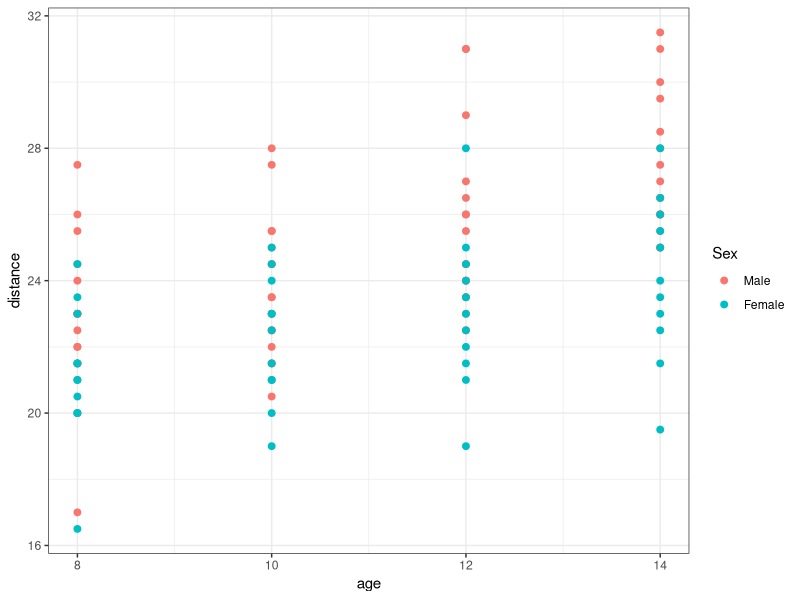
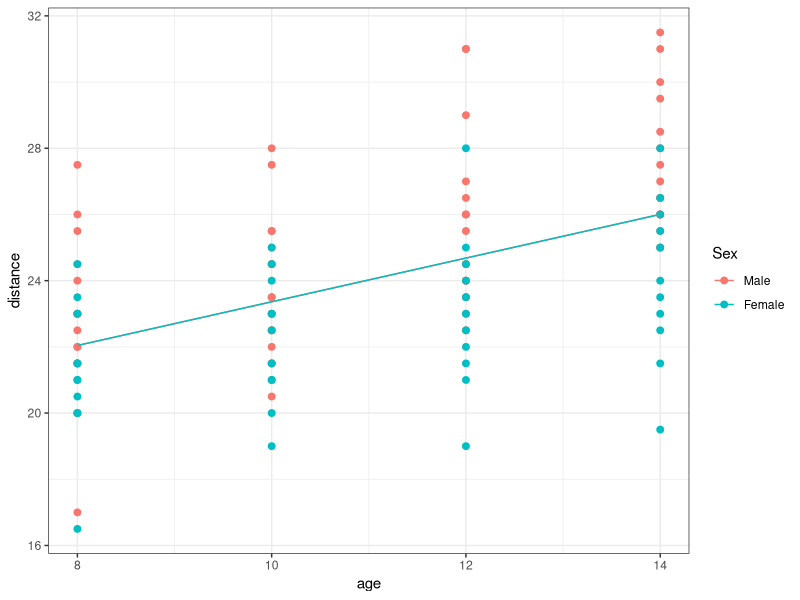
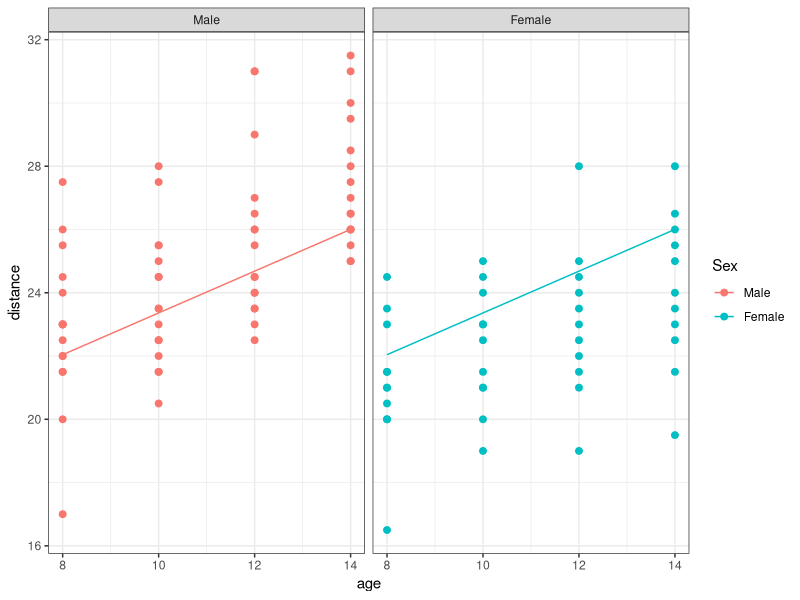
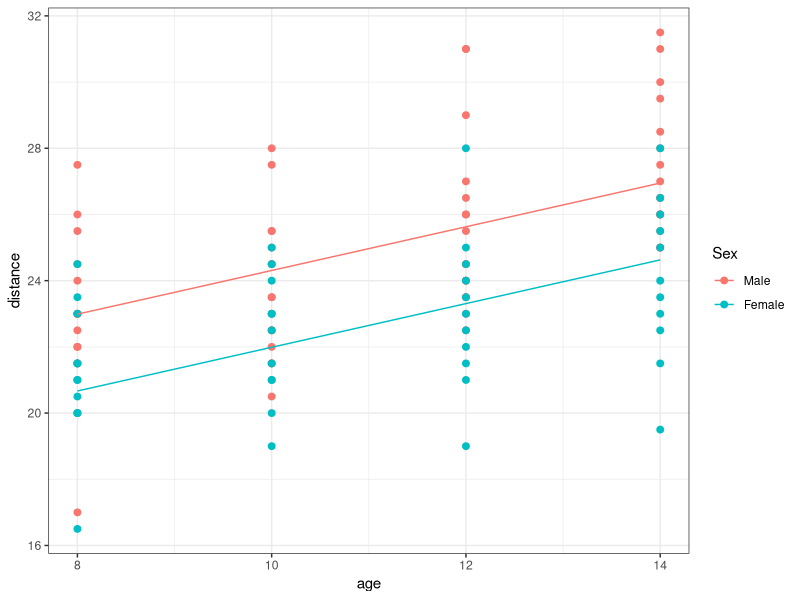
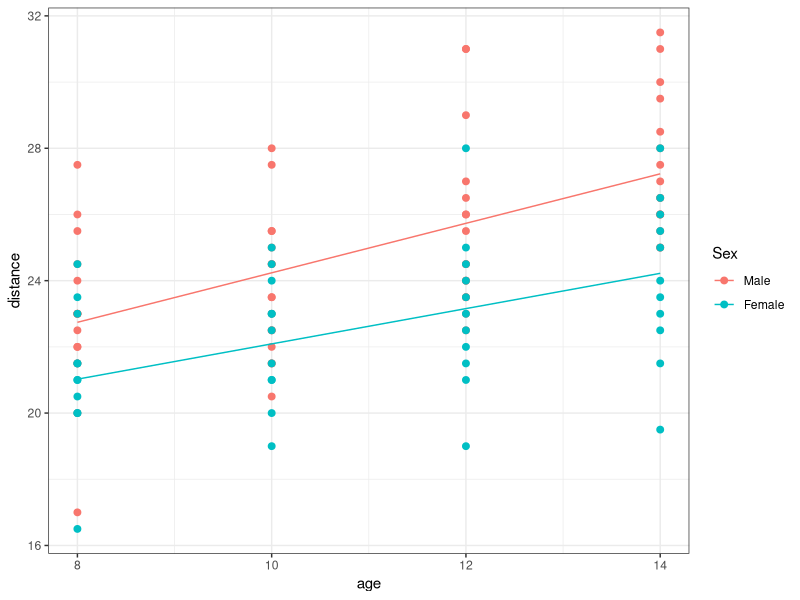
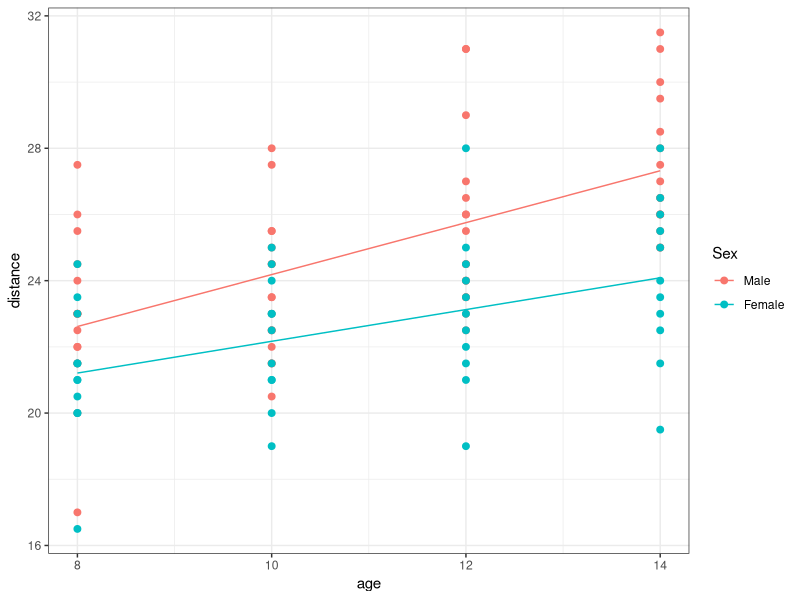
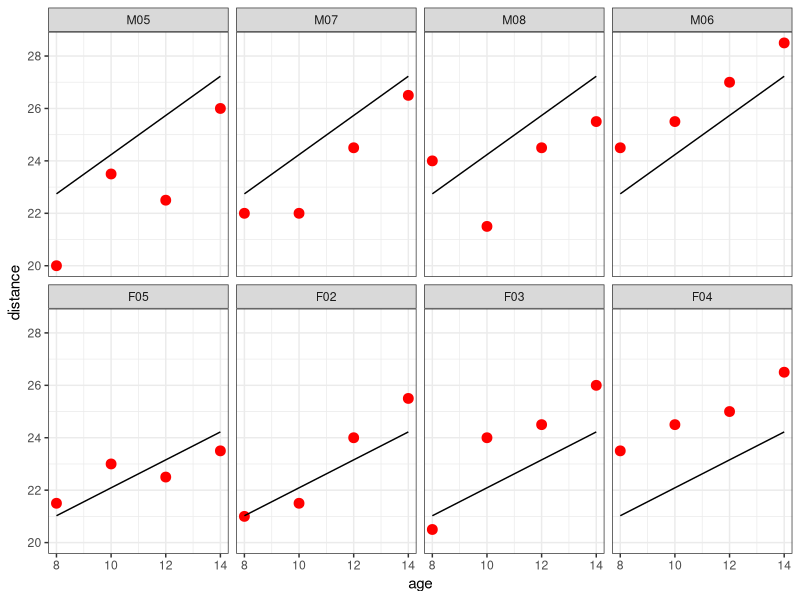
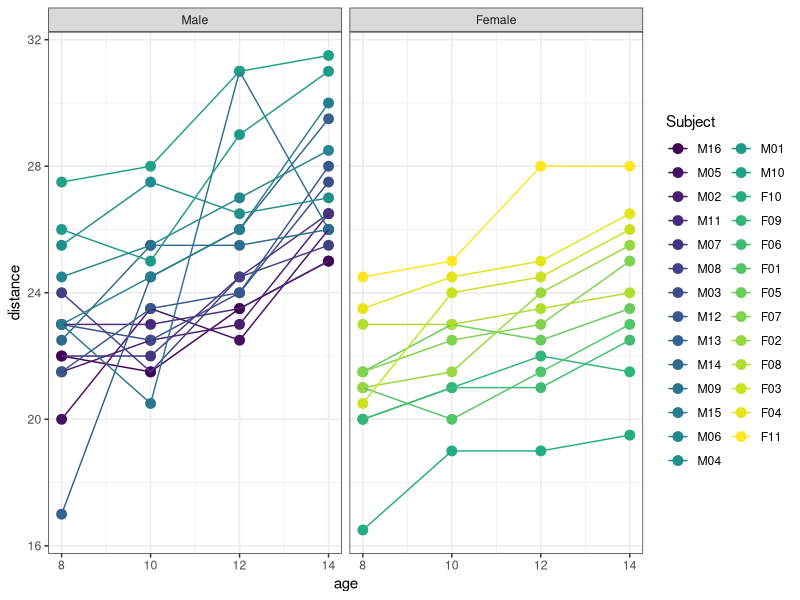

R code for these plots, in order:
## ---- chunk 1
library(tidyverse)
library(lattice)
library(lme4)
library(nlme)
theme_set(theme_bw())
## ---- chunk 2
data("Orthodont", package = "nlme")
Orthodont %>% rmarkdown::paged_table()
## ---- chunk 3
#| code-fold: true
orthodont_plot <- Orthodont %>% 
  ggplot() + aes(x = age, y = distance, color = Sex) + geom_point(size = 2)
orthodont_plot
## ---- chunk 4
lm1 <- lm(distance~age, data=Orthodont)
summary(lm1)
## ---- chunk 5
#| code-fold: true
orthodont_plot + geom_line(aes(x = age, y = predict(lm1))) + theme_bw()
## ---- chunk 6
#| code-fold: true
orthodont_plot + geom_line(aes(x = age, y = predict(lm1))) + facet_grid( ~ Sex ) + theme_bw()
## ---- chunk 7
lm2 <- lm(distance~age+Sex, data=Orthodont)
summary(lm2)
Orthodont$pred_lm2 <- predict(lm2)
## ---- chunk 8
#| code-fold: true
orthodont_plot +   
  geom_line(aes(x = age, y = predict(lm2))) + theme_bw()
## ---- chunk 9
lm3 <- lm(distance~age:Sex , data=Orthodont)
summary(lm3)
Orthodont$pred_lm3 <- predict(lm3)
## ---- chunk 10
#| code-fold: true
orthodont_plot + geom_line(aes(x = age, y = predict(lm3))) + theme_bw()
## ---- chunk 11
lm4 <- lm(distance ~ age:Sex + Sex, data = Orthodont)
summary(lm4)
Orthodont$pred_lm4 <- predict(lm4)
## ---- chunk 12
#| code-fold: true
orthodont_plot + geom_line(aes(x = age, y = predict(lm4))) + theme_bw()
## ---- chunk 13
C <- crossprod(model.matrix(lm4))
C / sqrt(outer(diag(C), diag(C)))
## ---- chunk 14
summary(lm(distance ~ age , data = subset(Orthodont, Sex == "Male")))
## ---- chunk 15
lm4b <- lm(distance~age*Sex, data=Orthodont)
summary(lm4b)
## ---- chunk 16
cbind(head(predict(lm4)), head(predict(lm4b)))
## ---- chunk 17
BIC(lm1, lm2, lm3, lm4)
## ---- chunk 18
#| code-fold: true
selected <- c(paste0("M0",5:8),paste0("F0",2:5))
Orthodont_selected <- filter(Orthodont, Subject %in% selected)
Orthodont_selected %>% 
  ggplot() + geom_point(aes(x = age,y = distance), color="red", size=3) + 
  geom_line(aes(x = age, y = predict(lm3, newdata=Orthodont_selected))) + facet_wrap(~Subject, nrow=2) 
## ---- chunk 19
#| code-fold: true
ggplot(data = Orthodont) + 
  geom_point(aes(x = age, y = distance, color = Subject), size = 3) + 
  geom_line(aes(x = age, y = distance, color = Subject)) + facet_grid(~Sex)
## ---- chunk 20
lmem <- lmer(distance ~ age + (age|Subject), data = Orthodont) 
summary(lmem)
## ---- chunk 21
psi.pop <- fixef(lmem)
## ---- chunk 22
Omega <- VarCorr(lmem)$Subject[,]
## ---- chunk 23
sigma2 <- sigma(lmem)^2
## ---- chunk 24
coef(lmem)$Subject[selected, ]
## ---- chunk 25
Orthodont_i <- filter(Orthodont, Subject=="M05")
y_i <- Orthodont_i$distance
A_i <- cbind(1, Orthodont_i$age)
i_O <- solve(Omega)
Gamma_i <- solve(crossprod(A_i) /sigma2 + i_O)
mu_i <- Gamma_i %*% ( crossprod(A_i, y_i) /sigma2 + i_O %*% fixef(lmem))
mu_i
## ---- chunk 26
#| code-fold: true
Orthodont$pred_lmem <- fitted(lmem)
Orthodont %>% filter(Subject %in% selected) %>% 
  ggplot() + geom_point(aes(x = age, y = distance), color="red", size=3) + 
  geom_line(aes(x = age, y = pred_lmem)) + facet_wrap(~ Subject, ncol=4) 
## ---- chunk 27
filter(Orthodont, Subject == "M05")
## ---- chunk 28
mu_i[1] + mu_i[2]*c(8,10,12,14)
## ---- chunk 29
lmer(distance ~ age + (age|Subject), data = Orthodont, REML = FALSE) 
## ---- chunk 30
lmer(distance ~ age + (age || Subject), data = Orthodont) 
## ---- chunk 31
lmer(distance ~ age + (1|  Subject), data = Orthodont) 
## ---- chunk 32
lmer(distance ~ Sex + age:Sex + (1 | Subject), data = Orthodont) 
## ---- chunk 33
lmer(distance ~ age:Sex  + (0 + age | Subject), data = Orthodont) 
## ---- chunk 34
lmer(distance ~ age + (-1 + Sex|Subject), data = Orthodont)
## ---- chunk 35
m1  <- lm(distance ~ age , data=Orthodont) 
m2  <- lm(distance ~ Sex + age , data=Orthodont) 
m3  <- lm(distance ~ 1 + age:Sex , data=Orthodont) 
m4  <- lm(distance ~ Sex + age:Sex , data=Orthodont) 
m5  <- lmer(distance ~ age + (1|Subject) , data=Orthodont) 
m6  <- lmer(distance ~ Sex + age + (1|Subject) , data=Orthodont) 
m7  <- lmer(distance ~ 1 + age:Sex + (1|Subject) , data=Orthodont) 
m8  <- lmer(distance ~ Sex + age:Sex + (1|Subject) , data=Orthodont) 
m9  <- lmer(distance ~ age + (-1+age|Subject) , data=Orthodont) 
m10 <- lmer(distance ~ Sex + age + (-1+age|Subject) , data=Orthodont) 
m11 <- lmer(distance ~ 1 + age:Sex + (-1+age|Subject) , data=Orthodont) 
m12 <- lmer(distance ~ Sex + age:Sex + (-1+age|Subject) , data=Orthodont) 
m13 <- lmer(distance ~ age + (age|Subject) , data=Orthodont) 
m14 <- lmer(distance ~ Sex + age + (age|Subject) , data=Orthodont) 
m15 <- lmer(distance ~ 1 + age:Sex + (age|Subject) , data=Orthodont) 
m16 <- lmer(distance ~ Sex + age:Sex + (age|Subject) , data=Orthodont) 
## ---- chunk 36
BIC(m1,m2,m3,m4,m5,m6,m7,m8,m9,m10,m11,m12,m13,m14,m15,m16)
## ---- chunk 37
Orthodont$pred_final <- fitted(m7)
Orthodont %>% 
  ggplot() + geom_point(aes(x = age, y = distance), color="red", size=2) + 
  geom_line(aes(x = age, y = pred_final)) + facet_wrap(~Subject, ncol=5) 
## ---- chunk 38
confint(m7)
## ---- chunk 39
confint(m7, method="boot")
## ---- chunk 40
dotplot(ranef(m7, condVar=TRUE), strip=FALSE)
## ---- chunk 41
data(Rail, package = "nlme")
Rail$Rail <- factor(Rail$Rail, level = unique(Rail$Rail), ordered = FALSE)
## ---- chunk 42
lm.rail <- lm(travel ~ 0 + Rail, data = Rail)
## ---- chunk 43
coef(lm.rail)
## ---- chunk 44
Rail %>% group_by(Rail) %>%  summarize(mean = mean(travel))
## ---- chunk 45
lme.rail <- lmer(travel ~ 1 + (1 | Rail), data = Rail)
## ---- chunk 46
mean(Rail$travel)
## ---- chunk 47
coef(lme.rail)
## ---- chunk 48
ni <- 3
omega2_hat <- VarCorr(lme.rail)$Rail[1]
sigma2_hat <- attr(VarCorr(lme.rail)[],"sc")^2
mu_hat <- fixed.effects(lme.rail)
yi_hat <- 
  Rail %>% group_by(Rail) %>% summarize(mean_rail = mean(travel)) %>% 
  add_column(mean_pop = fixef(lme.rail))
yi_hat <- 
  yi_hat %>% mutate(
    map = ni*omega2_hat/(ni*omega2_hat+sigma2_hat)*mean_rail + sigma2_hat/(ni*omega2_hat+sigma2_hat)*mu_hat    
  )
yi_hat
## ---- chunk 49
ranef(lme.rail)
## ---- chunk 50
data(ergoStool)
# define "Subject" as a factor with unorderedlevels
ergoStool$Subject <- factor(unclass(ergoStool$Subject))
head(ergoStool)
xtabs(~ Type + Subject, ergoStool)
## ---- chunk 51
lme.ergo1 <- lmer(effort ~ Type + (1 | Subject), data = ergoStool)
## ---- chunk 52
lme.ergo2 <- lmer(effort ~ Subject + (1 | Type) , data = ergoStool)
## ---- chunk 53
lme.ergo3 <- lmer(effort ~ (1|Subject) + (1|Type) , data = ergoStool)
## ---- chunk 54
lm.ergo <- lm(effort ~ Type , data = ergoStool)
cat("Residual standard error: ",summary(lm.ergo)$sigma)
## ---- chunk 55
BIC(lm.ergo, lme.ergo1, lme.ergo2, lme.ergo3)
## ---- chunk 56
data(Machines)
Machines$Worker <- factor(Machines$Worker, levels=unique(Machines$Worker))
Machines %>% rmarkdown::paged_table()
xtabs(~ Machine + Worker, Machines)
## ---- chunk 57
lme.machine1 <- lmer(score ~ Machine + (1|Worker), data = Machines)
## ---- chunk 58
lme.machine2 <- lmer(score ~ Machine +  (1|Worker) + (1|Worker:Machine), data = Machines)
## ---- chunk 59
lme.machine3 <- lmer(score ~ (1|Machine) + (1|Worker), data = Machines)
## ---- chunk 60
lme.machine4 <- lmer(score ~ (1|Machine) + (1|Worker) + (1|Worker:Machine), data = Machines)
## ---- chunk 61
BIC(lme.machine1, lme.machine2, lme.machine3, lme.machine4)
